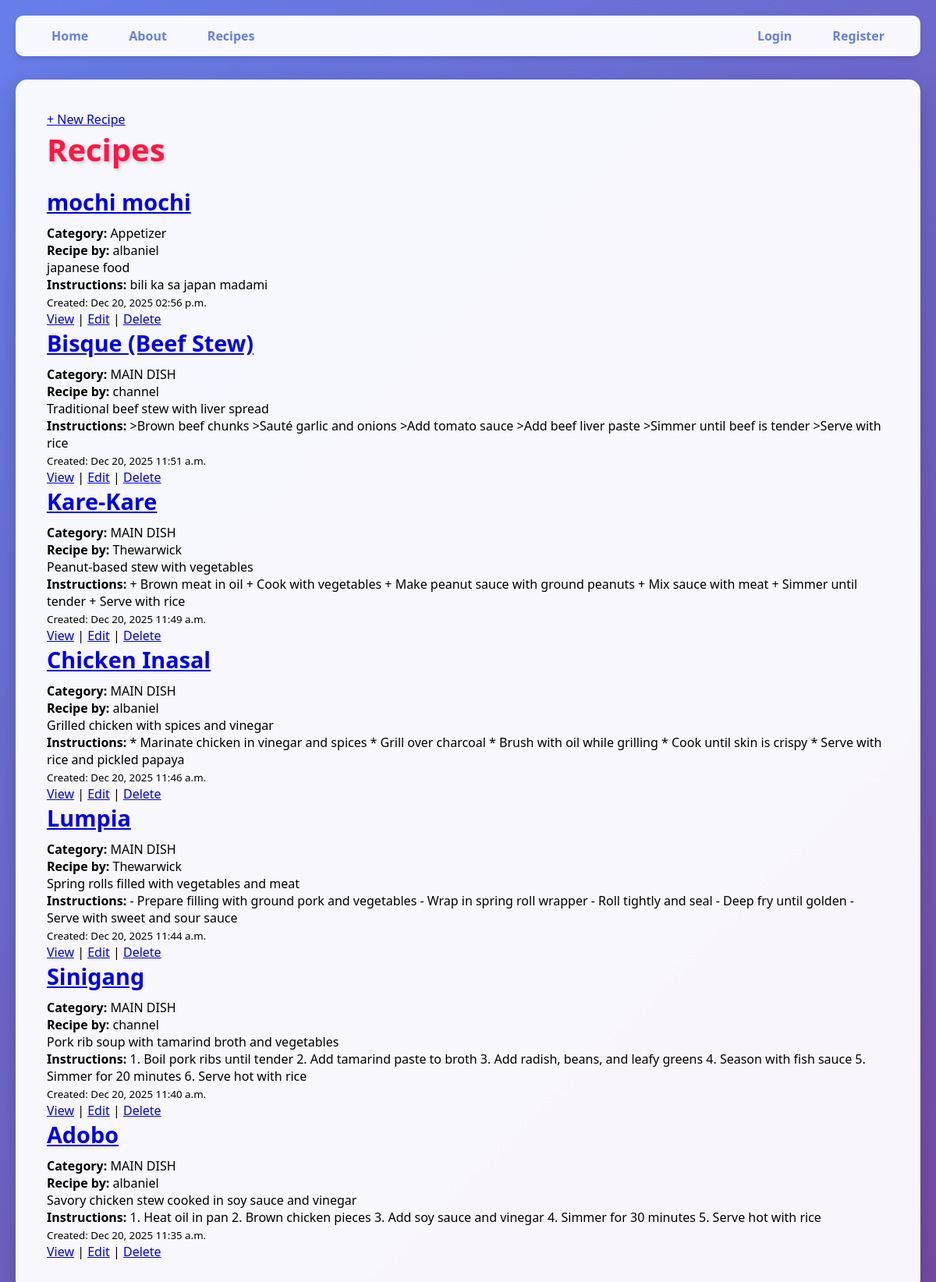
The app's page /recipes/ with its own data.
### app/models.py (models this page shows, shortened)
class Recipe(models.Model):
    user = models.ForeignKey(User, on_delete=models.CASCADE, related_name='recipes')
    category = models.ForeignKey(Category, on_delete=models.CASCADE)
    title = models.CharField(max_length=200)
    description = models.TextField(blank=False)
    instructions = models.TextField(blank=False)
    created_at = models.DateTimeField(auto_now_add=True)
    class Meta:
        ordering = ['-created_at']

class Category(models.Model):
    name = models.CharField(max_length=100)

### app/views.py (the view)
# urls.py: path('recipes/', RecipeListView.as_view(), name='recipe_list'),
class RecipeListView(ListView):
    model = Recipe
    template_name = "app/recipe_list.html"
    context_object_name = "recipes"

### app/templates/app/recipe_list.html
{% extends "app/base.html" %}
{% load static %}
{% block content %}
<a href="{% url 'recipe_create' %}">+ New Recipe</a>
<h1>Recipes</h1>
{% if recipes %}
    {% for recipe in recipes %}
        <div class="recipe-entry">
            <h2 class="recipe-title">
                <a href="{% url 'recipe_detail' recipe.pk %}">
                    {{ recipe.title }}
                </a>
            </h2>
            <p class="recipe-category">
                <strong>Category:</strong> {{ recipe.category.name }}
            </p>
            <p class="recipe-author">
                <strong>Recipe by:</strong> {{ recipe.user.username }}
            </p>
            <p class="recipe-description">
                {{ recipe.description }}
            </p>
            <p class="recipe-instructions">
                <strong>Instructions:</strong> {{ recipe.instructions }}
            </p>
            <p class="recipe-date">
                <small>Created: {{ recipe.created_at|date:"M d, Y h:i a" }}</small>
            </p>
            <div class="recipe-actions">
                <a href="{% url 'recipe_detail' recipe.pk %}">View</a> |
                <a href="{% url 'recipe_update' recipe.pk %}">Edit</a> |
                <a href="{% url 'recipe_delete' recipe.pk %}">Delete</a>
            </div>
        </div>
    {% endfor %}
{% else %}
    <p style="color: #666; font-size: 1.1rem;">No recipes available.</p>
{% endif %}
{% endblock %}

### static/css/base.css (style rules this page uses)
* { margin: 0; padding: 0; box-sizing: border-box; }
body { font-family: 'Segoe UI', Tahoma, Arial, Verdana, sans-serif; background: linear-gradient(135deg, #667eea 0%, #764ba2 100%); min-height: 100vh; padding: 20px; }
h1 { color: #ff1744; font-size: 2.5rem; margin-bottom: 20px; text-shadow: 2px 2px 4px rgba(0, 0, 0, 0.2); }
h2 { color: #d32f2f; font-size: 1.8rem; margin-bottom: 10px; }

### records on screen
Recipe: title "mochi mochi", category.name "Appetizer", user.username "albaniel", description "japanese food", instructions "bili ka sa japan madami", created_at "Dec 20, 2025 02:56 p.m."
Recipe: title "Bisque (Beef Stew)", category.name "MAIN DISH", user.username "channel", description "Traditional beef stew with liver spread", instructions ">Brown beef chunks >Sauté garlic and onions >Add tomato sauce >Add beef liver paste >Simmer until beef is tender >Serve with rice", created_at "Dec 20, 2025 11:51 a.m."
Recipe: title "Kare-Kare", category.name "MAIN DISH", user.username "Thewarwick", description "Peanut-based stew with vegetables", instructions "+ Brown meat in oil + Cook with vegetables + Make peanut sauce with ground peanuts + Mix sauce with meat + Simmer until tender + Serve with rice", created_at "Dec 20, 2025 11:49 a.m."
Recipe: title "Chicken Inasal", category.name "MAIN DISH", user.username "albaniel", description "Grilled chicken with spices and vinegar", instructions "* Marinate chicken in vinegar and spices * Grill over charcoal * Brush with oil while grilling * Cook until skin is crispy * Serve with rice and pickled papaya", created_at "Dec 20, 2025 11:46 a.m."
Recipe: title "Lumpia", category.name "MAIN DISH", user.username "Thewarwick", description "Spring rolls filled with vegetables and meat", instructions "- Prepare filling with ground pork and vegetables - Wrap in spring roll wrapper - Roll tightly and seal - Deep fry until golden - Serve with sweet and sour sauce", created_at "Dec 20, 2025 11:44 a.m."
Recipe: title "Sinigang", category.name "MAIN DISH", user.username "channel", description "Pork rib soup with tamarind broth and vegetables", instructions "1. Boil pork ribs until tender 2. Add tamarind paste to broth 3. Add radish, beans, and leafy greens 4. Season with fish sauce 5. Simmer for 20 minutes 6. Serve hot with rice", created_at "Dec 20, 2025 11:40 a.m."
Recipe: title "Adobo", category.name "MAIN DISH", user.username "albaniel", description "Savory chicken stew cooked in soy sauce and vinegar", instructions "1. Heat oil in pan 2. Brown chicken pieces 3. Add soy sauce and vinegar 4. Simmer for 30 minutes 5. Serve hot with rice", created_at "Dec 20, 2025 11:35 a.m."
